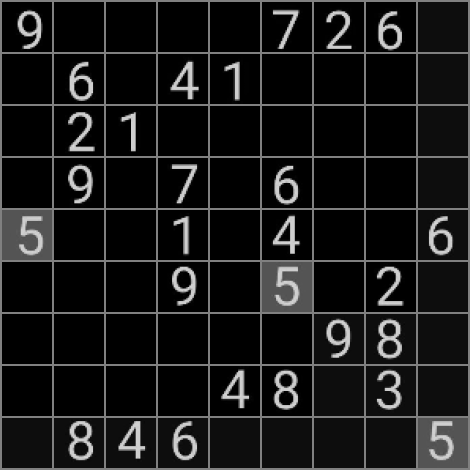
#> input picture debug_board.png, 470 x 470 px
$ python -i vision.py   (imports and definitions only)
#> lines starting #> are read from the running program, lines starting #| are printed output that depends on the picture; after the words box and inside, x2 and y2 are one past the last pixel; in counts of white or black regions, pixels touching at a corner belong together
#> further down, picture is the input picture: shape (470, 470, 3); min 0, max 220, mean 25.4
"""
vision.py — OpenCV-based grid detection, perspective warp, cell extraction,
             and screen coordinate mapping.

Pipeline
--------
1. Pre-process screenshot (grayscale → blur → adaptive threshold).
2. Find the largest square contour (the Sudoku grid).
3. Perspective-warp to a clean 450×450 top-down image.
4. Slice into 81 cell images with aggressive 15 % margin crop to
   eliminate grid-line artefacts.
5. Normalise each cell to WHITE-text-on-BLACK-background.
6. Map each cell centre back to absolute device-screen coordinates.
7. Locate the 9 number-input buttons at the bottom of the screen.
8. (Debug) save a debug_board.png showing all 81 cropped cells.
"""

import os
import cv2
import numpy as np


# ------------------------------------------------------------------
# Constants
# ------------------------------------------------------------------

WARP_SIZE = 450                        # warped board side length (px)
CELL_SIZE = WARP_SIZE // 9             # 50 px per cell
CELL_MARGIN_RATIO = 0.18               # 18 % shaved off each side — aggressive crop

DEBUG_DIR = os.path.dirname(__file__)  # debug_board.png saved here


# ------------------------------------------------------------------
# Pre-processing
# ------------------------------------------------------------------

def preprocess(image: np.ndarray) -> np.ndarray:
    """
    Convert a BGR screenshot to a binary image optimised for contour detection.

    Steps: grayscale → Gaussian blur (7×7) → adaptive threshold (inverted).
    """
    gray = cv2.cvtColor(image, cv2.COLOR_BGR2GRAY)
    blurred = cv2.GaussianBlur(gray, (7, 7), 0)
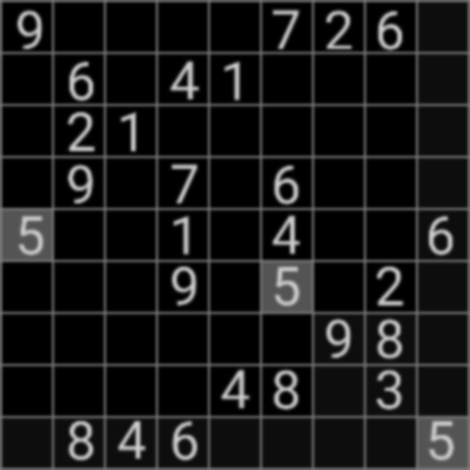
#> blurred: shape (470, 470); min 0, max 203, mean 25.3
    thresh = cv2.adaptiveThreshold(
        blurred, 255,
        cv2.ADAPTIVE_THRESH_GAUSSIAN_C,
        cv2.THRESH_BINARY_INV,
        blockSize=11,
        C=2,
    )
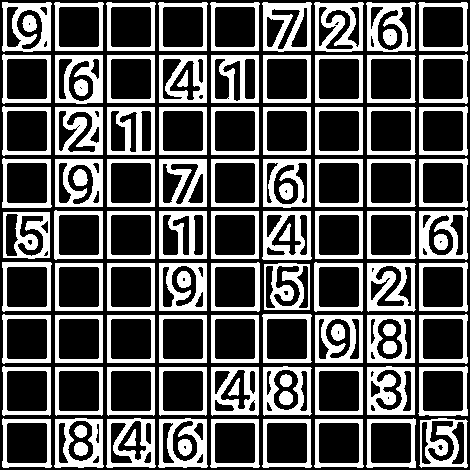
#> thresh: shape (470, 470); 35.3% white; 100 white regions, largest, box (x1, y1, x2, y2) and area: (367, 366, 415, 415) 1531, (367, 263, 416, 312) 1483, (314, 2, 364, 52) 1481
    return thresh


# ------------------------------------------------------------------
# Grid detection
# ------------------------------------------------------------------

# [304 lines left out: functions _order_corners, find_grid_corners, warp_grid, _normalise_polarity, extract_cells, _save_debug_board and 4 more, not called in this run]

>>> import cv2
>>> picture = cv2.imread('debug_board.png')
>>> result = preprocess(picture)
